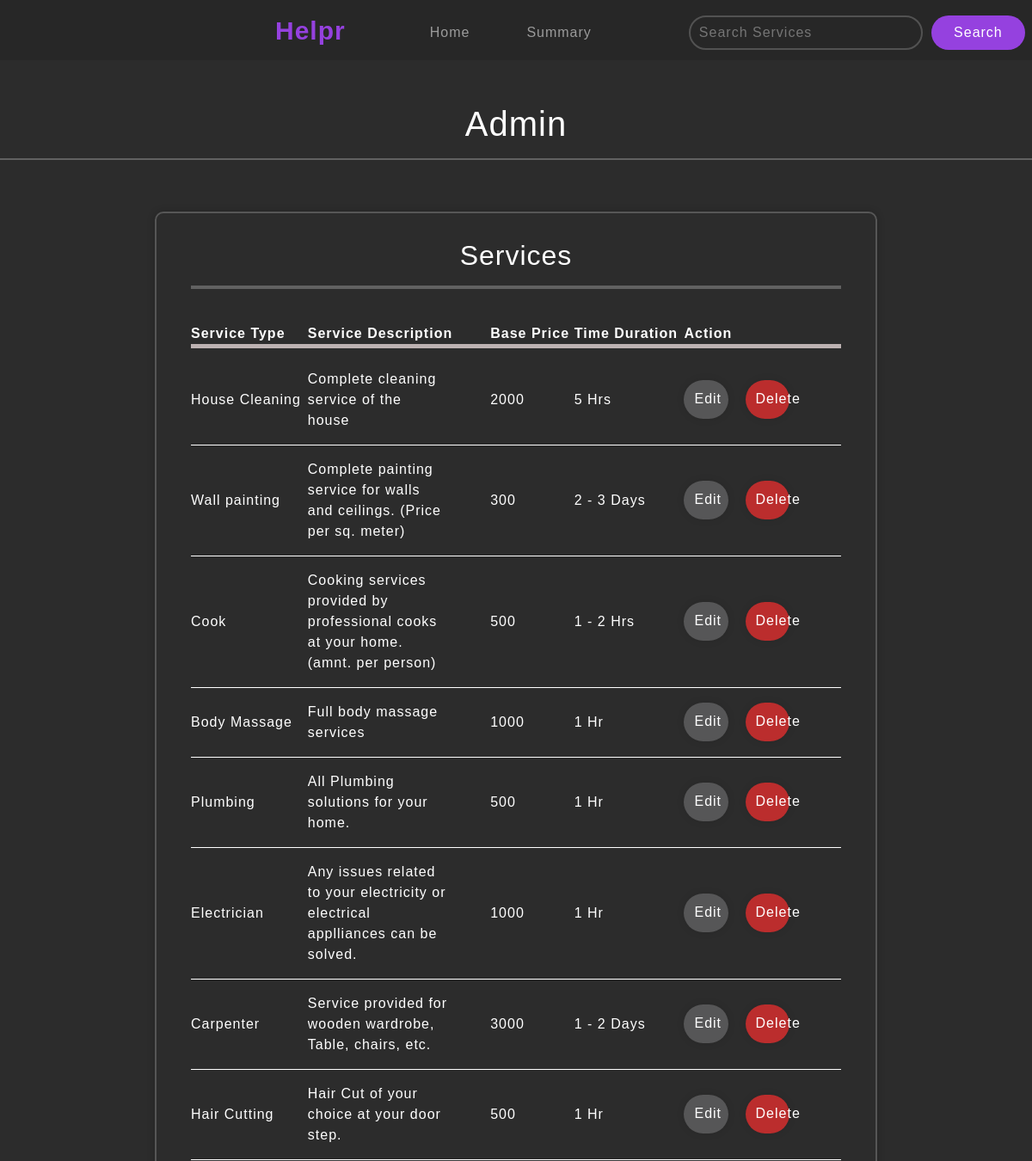
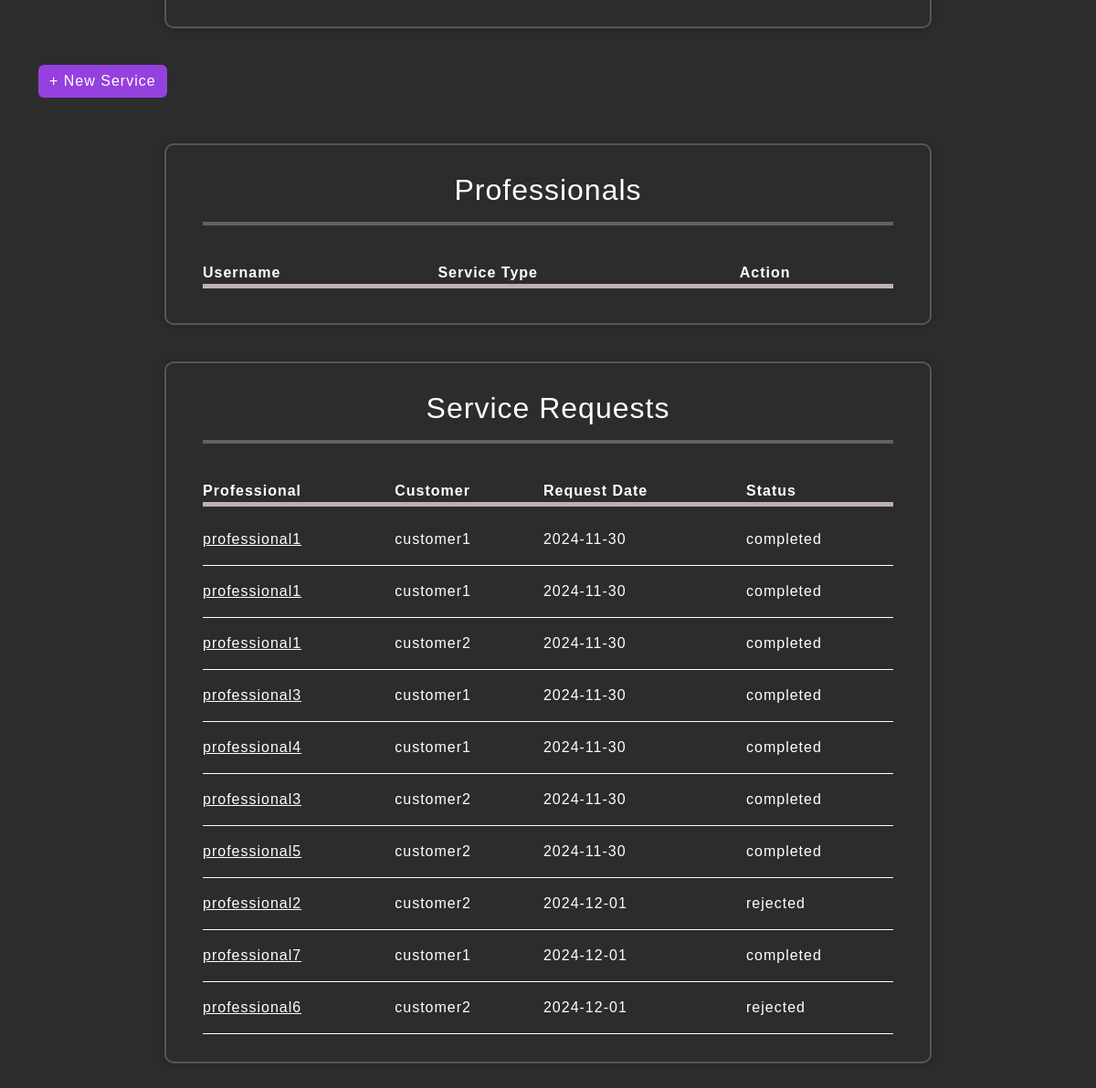
Screenshot of /admin_dashboard (signed in) with the database file from the repository (2 pictures, top to bottom).
### db.py (models this page shows)
class Services(db.Model):
    _tablename_ = 'services'
    id = db.Column(db.Integer, primary_key=True)
    service_name = db.Column(db.String(80), unique=True, nullable=False)
    description = db.Column(db.String(120), nullable=True)
    base_price = db.Column(db.Integer, nullable=True)
    time_duration = db.Column(db.String(80), nullable=True)
    professionals = db.relationship('User', back_populates='service', cascade="all, delete")
    request = db.relationship('ServiceRequest', back_populates='service', cascade="all, delete-orphan")

class ServiceRequest(db.Model):
    _tablename_ = 'service_request'
    id = db.Column(db.Integer, primary_key=True)
    request_type = db.Column(db.String(80), nullable=True) #private/public
    direction = db.Column(db.String(120), nullable=True)#Description of service
    status = db.Column(db.String(80), nullable=True)#pending/accepted/rejected/completed
    date_of_request = db.Column(db.Date, nullable=False, default=datetime.now().date())
    date_closed = db.Column(db.Date, nullable=True)
    rating_by_customer = db.Column(db.Float, default=0.0)
    review_by_customer = db.Column(db.String(120), nullable=True)
    service_id = db.Column(db.Integer, db.ForeignKey('services.id'), nullable=True)
    customer_id = db.Column(db.Integer, db.ForeignKey('user.id'), nullable=True)
    professional_id = db.Column(db.Integer, db.ForeignKey('user.id'), nullable=True)
    service = db.relationship('Services', back_populates='request')
    customer = db.relationship('User', back_populates='customer_request', foreign_keys=[customer_id])
    professional = db.relationship('User', back_populates='professional_request', foreign_keys=[professional_id])

class User(db.Model):
    _tablename_ = 'user'
    id = db.Column(db.Integer, primary_key=True)
    user_name = db.Column(db.String(80), unique=True, nullable=False)
    password = db.Column(db.String(80), nullable=False)
    name = db.Column(db.String(80), nullable=True)
    address = db.Column(db.String(120), nullable=True)
    pincode = db.Column(db.Integer, nullable=True)
    is_admin = db.Column(db.Boolean, default=False)
    is_professional = db.Column(db.Boolean, default=False)
    is_customer = db.Column(db.Boolean, default=False)
    is_approved = db.Column(db.Boolean, default=False)
    is_rejected = db.Column(db.Boolean, default=False)
    overall_rating = db.Column(db.Float, default=0.0)
    rating_count = db.Column(db.Integer, default=0)
    pro_file = db.Column(db.String(80), nullable=True)
    pro_experience = db.Column(db.String(120), nullable=True)
    service_id = db.Column(db.Integer, db.ForeignKey('services.id', ondelete="SET NULL"), nullable=True)
    service = db.relationship('Services', back_populates='professionals')
    customer_request = db.relationship('ServiceRequest', back_populates='customer', foreign_keys='ServiceRequest.customer_id')
    professional_request = db.relationship('ServiceRequest', back_populates='professional', foreign_keys='ServiceRequest.professional_id')

### app.py (the view)
@app.route('/admin_dashboard', methods=['GET', 'POST'])
def admin_dashboard():
    if not session.get('is_admin'):
        flash('Session over. Login to access this page.', 'danger')
        return redirect('/login')
    services = Services.query.all()
    requests = ServiceRequest.query.all()
    unapproved_professionals = User.query.filter_by(is_professional=True, is_approved=False, is_rejected=False).all()
    return render_template('admin_dashboard.html', unapproved_professionals=unapproved_professionals, requests=requests, services=services, admin_name=session.get('username'))

### templates/admin_dashboard.html (shortened to what this page needs)
{% extends "header.html" %} {% block remtitle %} - Admin dashboard{% endblock %}
{% block nav %}
<a class=" nav-link main-icon " href="/admin_dashboard" id="index">Helpr</a>
<div class="collapse navbar-collapse" id="navbarNavAltMarkup" style="padding-left: 90px; padding-top: 5PX;">
    <div class="navbar-nav" >
        <a class="nav-link wite" aria-current="page" href="/admin_dashboard" >Home</a>
    </div>
    <div class="navbar-nav" style="padding-left: 50px;">
        <a class="nav-link wite" aria-current="page" href="/admin_dashboard/admin_summary" >Summary</a>
    </div>
    <div style="padding-left: 100px">
        <form class="input-box1 d-flex" style="padding-left: 5px;"  role="search" action="/admin_search" method="get">
            <input id="SearchInput" type="search" placeholder="Search Services" style="padding-left: 10px;" aria-label="Search" name="search_query">
            <button id="SearchButton" style="width: 30%; line-height: 5px; border-radius: 40px; margin-left: 10px;" class="btn btn-custom-purple" type="submit">Search</button>
    </div>
</div>
<div class="navbar-nav wite">
    <a class="nav-link d-flex align-items-center" aria-current="page" href="/logout">
    </a>
</div>
{% endblock %}
{% block content %}
<div>
    <h1 style="padding-top: 120px; text-align: center; color: rgb(255, 255, 255);">Admin</h1>
</div>
<div>
    <hr style="border: 1px solid white; margin-bottom: 60px;">
</div>
<div class="wrapper4">
    <h2 style="text-align: center; color: white;">Services</h2>
    <div>
        <hr style="border: 2px solid white; margin-bottom: 40px;">
    </div>
    <table class="table1 align-middle mb-0">
        <thead style="border-bottom: 5px solid rgb(189, 178, 178);">
            <tr>
                <th >Service Type</th>
                <th >Service Description</th>
                <th >Base Price</th>
                <th >Time Duration</th>
                <th >Action</th>
            </tr>
        </thead>
        <tr style="height: 10px;"></tr>
        <tbody>
            {% for service in services %}
                <tr style="border-bottom: 1px solid white;">
                    <td class="py-3">{{ service.service_name }}</td>
                    <td class="py-3 description">{{ service.description }}</td>
                    <td class="py-3">{{ service.base_price }}</td>
                    <td>{{ service.time_duration }}</td>
                    <td class="py-3">
                        <div class="d-flex">
                            <a href="/admin_dashboard/edit_service/{{ service.id }}" class="btn btn-custom-idle" style="width: 28%;">Edit</a>
                            <a href="/admin_dashboard/delete_service/{{ service.id }}" class="btn btn-custom-red" style="width: 28%;">Delete</a>
                        </div>
                    </td>
                </tr>
            {% endfor %}
        </tbody>
    </table>
</div>
<div class="container" style="margin-bottom: 50px;">
    <a href="/admin_dashboard/create_service" class="btn btn-custom-purple">+ New Service</a>
</div>
<div class="wrapper4">
    <h2 style="text-align: center; color: white;">Professionals</h2>
    <div>
        <hr style="border: 2px solid white; margin-bottom: 40px;">
    </div>
    <table class="table1 align-middle mb-0">
        <thead style="border-bottom: 5px solid rgb(189, 178, 178); ">
            <tr>
                <th >Username</th>
                <th >Service Type</th>
                <th >Action</th>
            </tr>
        </thead>
        <tr style="height: 10px;"></tr>
    </table>
</div>
<div class="wrapper4">
    <h2 style="text-align: center; color: white;">Service Requests</h2>
    <div>
        <hr style="border: 2px solid white; margin-bottom: 40px;">
    </div>
    <table class="table1 align-middle mb-0">
        <thead style="border-bottom: 5px solid rgb(189, 178, 178); ">
            <tr>
                <th>Professional</th>
                <th>Customer</th>
                <th>Request Date</th>
                <th>Status</th>
            </tr>
        </thead>
        <tr style="height: 10px;"></tr>
        <tbody>
            {% for request in requests %}
                <tr style="border-bottom: 1px solid white;">
                    <td class="py-3"><a class="register-link" href="/admin_dashboard/professional_details/{{ request.professional.id}}" style="color: rgb(255, 255, 255);">{{ request.professional.user_name }}</td>
                    <td class="py-3">{{ request.customer.user_name }}</td>
                    <td class="py-3">{{ request.date_of_request }}</td>
                    <td class="py-3">{{ request.status }}</td>
                </tr>
            {% endfor %}
        </tbody>
    </table>
</div>
{% endblock %}

### static/css/styles.css (style rules this page uses)
* { margin: 0; padding: 0; box-sizing: border-box; font-family: "fredoka", sans-serif; letter-spacing: 1px; }
.main-icon { color: #9541df; font-family: "Fredoka", sans-serif; font-optical-sizing: auto; font-size: 30px; font-weight: 700; font-style: normal; font-variation-settings:"wdth" 100; }
.wite { color: rgb(155, 155, 155) }
.input-box1 input { width: 300px; height: 40px; background: transparent; border: none; outline: none; border: 2px solid rgba(255, 255, 255, 0.2); border-radius: 40px; font-size: 16px; color: #fff; }
.btn-custom-purple { background-color: #9541df; color: white; border: none; font-family: "Fredoka", sans-serif; text-align: center }
.btn-custom-idle { background-color: rgb(86, 86, 87); font-family: "Fredoka", sans-serif; text-align: center }
.btn-custom-red { background-color: rgb(187, 45, 45); font-family: "Fredoka", sans-serif; text-align: center }
.wrapper4 { width: 70%; background: transparent; border: 2px solid rgba(255, 255, 255, 0.2); box-shadow: 0 0 10px rgba(0, 0, 0, 0.2); border-radius: 10px; padding: 30px 40px; margin: auto auto 40px auto; }
.wrapper4 .btn { width: 100%; height: 45px; border: none; outline: none; border-radius: 40px; box-shadow: 0 0 10px rgba(0, 0, 0, 0.1); cursor: pointer; font-size: 16px; color: #fff; font-weight: 500; padding-top: 10px; margin-right: 20px; }
.table1 { width: 100%; vertical-align: top; background: transparent; color: rgb(255, 255, 255); }
.description { word-wrap: break-word; white-space: normal; max-width: 200px; max-height: 100px; overflow-y: auto; overflow-x: hidden; padding: 0 50px 0 0; }

### rows the page displays
Services: service_name "House Cleaning", description "Complete cleaning service of the house", base_price "2000", time_duration "5 Hrs"
Services: service_name "Wall painting", description "Complete painting service for walls and ceilings. (Price per sq. meter)", base_price "300", time_duration "2 - 3 Days", {{ service.id }} 2 (drawn)
Services: service_name "Cook", description "Cooking services provided by professional cooks at your home. (amnt. per person)", base_price "500", time_duration "1 - 2 Hrs"
Services: service_name "Body Massage", description "Full body massage services", base_price "1000", time_duration "1 Hr"
Services: service_name "Plumbing", description "All Plumbing solutions for your home.", base_price "500", time_duration "1 Hr"
Services: service_name "Electrician", description "Any issues related to your electricity or electrical applliances can be solved.", base_price "1000", time_duration "1 Hr"
Services: service_name "Carpenter", description "Service provided for wooden wardrobe, Table, chairs, etc.", base_price "3000", time_duration "1 - 2 Days"
Services: service_name "Hair Cutting", description "Hair Cut of your choice at your door step.", base_price "500", time_duration "1 Hr"
ServiceRequest: professional.user_name "professional1", customer.user_name "customer1", date_of_request "2024-11-30", status "completed"
ServiceRequest: professional.user_name "professional1", customer.user_name "customer1", date_of_request "2024-11-30", status "completed"
ServiceRequest: professional.user_name "professional1", customer.user_name "customer2", date_of_request "2024-11-30", status "completed"
ServiceRequest: professional.user_name "professional3", customer.user_name "customer1", date_of_request "2024-11-30", status "completed"
ServiceRequest: professional.user_name "professional4", customer.user_name "customer1", date_of_request "2024-11-30", status "completed"
ServiceRequest: professional.user_name "professional3", customer.user_name "customer2", date_of_request "2024-11-30", status "completed"
ServiceRequest: professional.user_name "professional5", customer.user_name "customer2", date_of_request "2024-11-30", status "completed"
ServiceRequest: professional.user_name "professional2", customer.user_name "customer2", date_of_request "2024-12-01", status "rejected"
ServiceRequest: professional.user_name "professional7", customer.user_name "customer1", date_of_request "2024-12-01", status "completed"
ServiceRequest: professional.user_name "professional6", customer.user_name "customer2", date_of_request "2024-12-01", status "rejected"
